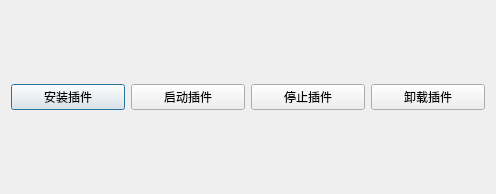
<?xml version="1.0" encoding="UTF-8"?>
<ui version="4.0">
 <class>Dialog</class>
 <widget class="QDialog" name="Dialog">
  <property name="geometry">
   <rect>
    <x>0</x>
    <y>0</y>
    <width>496</width>
    <height>194</height>
   </rect>
  </property>
  <property name="windowTitle">
   <string>Dialog</string>
  </property>
  <layout class="QGridLayout" name="gridLayout">
   <item row="0" column="0">
    <widget class="QPushButton" name="install_pushButton">
     <property name="text">
      <string>安装插件</string>
     </property>
    </widget>
   </item>
   <item row="0" column="1">
    <widget class="QPushButton" name="start_pushButton">
     <property name="text">
      <string>启动插件</string>
     </property>
    </widget>
   </item>
   <item row="0" column="2">
    <widget class="QPushButton" name="stop_pushButton">
     <property name="text">
      <string>停止插件</string>
     </property>
    </widget>
   </item>
   <item row="0" column="3">
    <widget class="QPushButton" name="uninstall_pushButton">
     <property name="text">
      <string>卸载插件</string>
     </property>
    </widget>
   </item>
  </layout>
 </widget>
 <resources/>
 <connections/>
</ui>
